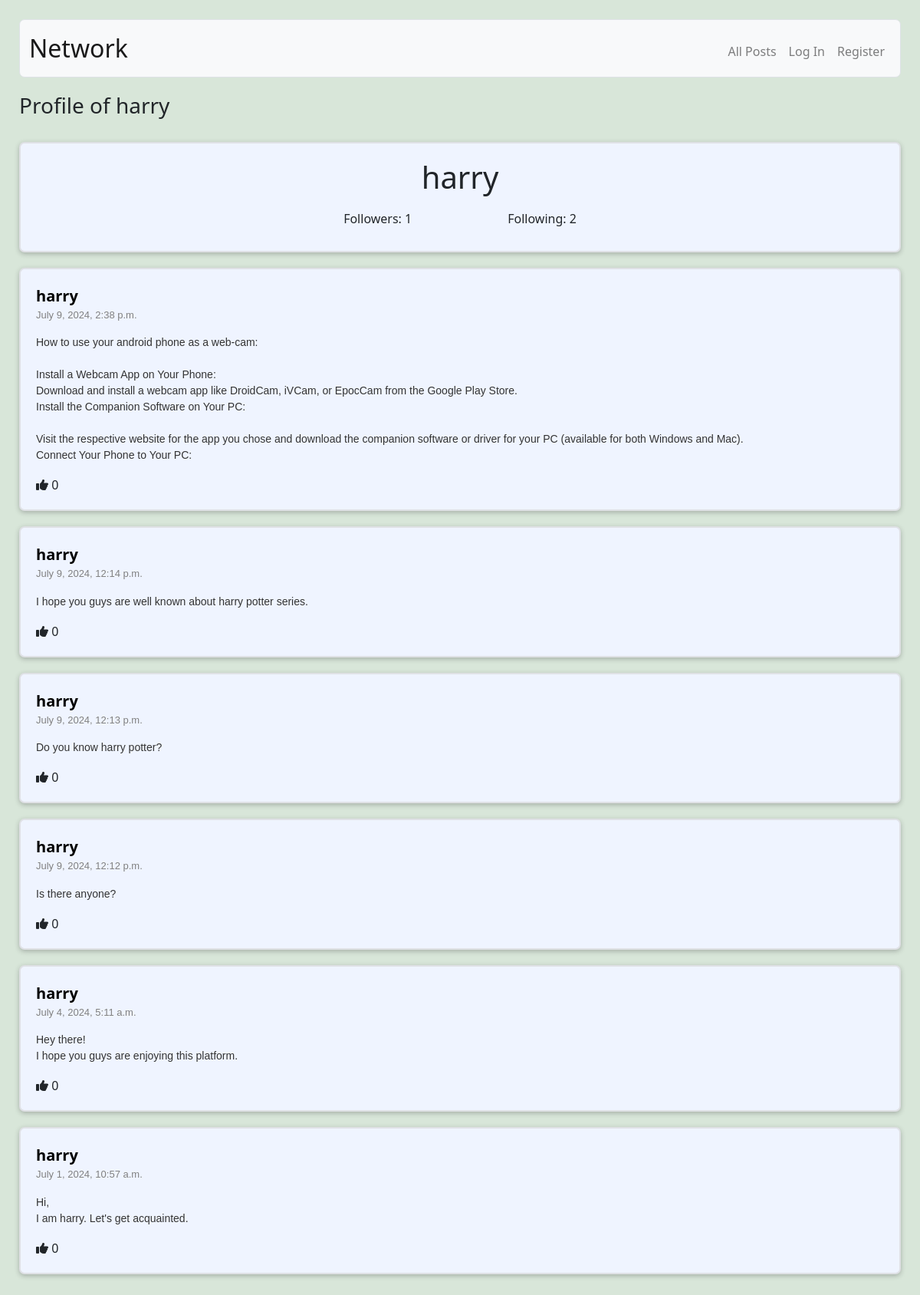
The page /profile/2 on the database its author committed.
### network/models.py (models this page shows)
class User(AbstractUser):
    pass

class Posts(models.Model):
    poster = models.ForeignKey(User, on_delete=models.CASCADE,
                               blank=True, null=True, related_name="user")
    post = models.TextField(blank=True)
    timestamp = models.DateTimeField(auto_now_add=True)
    def __str__(self):
        return f"{self.post}"

### network/views.py (the view)
# urls.py: path("profile/<int:id>", views.profile, name="profile"),
@csrf_exempt
def profile(request, id):
    pstr = User.objects.get(pk=id)
    posts = Posts.objects.filter(poster=pstr)
    psts = posts.order_by("-timestamp").all()
    paginator = Paginator(psts, 10)
    page_num = request.GET.get('page')
    pstPage = paginator.get_page(page_num)
    isFlwing = False
    liked_posts = []
    if request.user.is_authenticated:
        liked_posts = Like.objects.filter(
            liker=request.user).values_list('liked_post_id', flat=True)
    for post in pstPage:
        post.like_count = Like.objects.filter(liked_post=post).count()
    if request.method == "PUT":
        data = json.loads(request.body)
        if data.get("follow") is not None:
            if data["follow"]:
                if not Follow.objects.filter(usr=request.user, follower=pstr).exists():
                    f = Follow(usr=request.user, follower=pstr)
                    f.save()
                    isFlwing = True
            else:
                if Follow.objects.filter(usr=request.user, follower=pstr).exists():
                    d = Follow.objects.get(usr=request.user, follower=pstr)
                    d.delete()
                    isFlwing = False
            following = Follow.objects.filter(usr=pstr)
            follower = Follow.objects.filter(follower=pstr)
            return JsonResponse({
                'success': True,
                'following': following.count(),
                'follower': follower.count(),
                'isFollowing': isFlwing
            }, status=200)
    else:
        if request.user.is_authenticated:
            if Follow.objects.filter(usr=request.user, follower=pstr).exists():
                isFlwing = True
            else:
                isFlwing = False
        following = Follow.objects.filter(usr=pstr)
        follower = Follow.objects.filter(follower=pstr)
        return render(request, "network/index.html", {
            "posts": psts,
            "title": f"Profile of {pstr.username}",
            "paginPost": pstPage,
            "pro": pstr,
            "following": following,
            "follower": follower,
            "isFollowing": isFlwing,
            "liked": liked_posts
        })

### network/templates/network/index.html (shortened to what this page needs)
{% extends "network/layout.html" %}
{% load static %}
{% block body %}
    <h3>{{ title }}</h3>
    {% if pro %}
        <div class="post">
            <div class="lcd">
                <h1>{{ pro.username }}</h1>
            </div>
            <div class="lcd">
                <span class="fl" id="follower">Followers: {{ follower.count }}</span>
                <span class="fl" id="following">Following: {{ following.count }}</span>
            </div>
        </div>
    {% endif %}
    {% for post in paginPost %}
        <div class="post" id="post-{{ post.id }}">
            <div class="text">
                <strong><a href="{% url 'profile' post.poster.id %}">{{ post.poster }}</a></strong><br>
                <p>{{ post.timestamp }}</p>
            </div>
            <div class="text" id="pst-{{ post.id }}">
        <pre class="custom" id="pstpre-{{ post.id }}">{{ post }}</pre>
            </div>
            <div class="text" id="lkd-{{ post.id }}"><i class="fas fa-thumbs-up"></i> {{ post.like_count }}</div>
        </div>
    {% empty %}
        <div class="empty">No posts yet.</div>
    {% endfor %}
{% endblock %}

### network/static/network/styles.css (style rules this page uses)
body { margin: 20px; padding: 5px; background-color: #d8e6d9; }
strong { font-size: 20px; }
p { color: gray; font-size: 13px; font-family: arial; }
.lcd { display: flex; flex-direction: row; align-items: center; gap: 25px; justify-content: center; }
a { color: black; text-decoration: none; }
pre.custom { font-family: arial; color: #333; white-space: pre-wrap; }
.post { padding: 20px; border: 2px solid #dfe1e5; border-radius: 7px; box-shadow: 0 2px 6px rgba(32, 33, 36, .28); background-color: #eff4ff; display: flex; flex-direction: column; height: auto; width: 100%; margin: 20px 0; }
.fl { padding: 10px 0; margin: 0 50px; text-align: center; }
h3 { margin: 10px 0 10px 0; padding: 10px 0 10px 0; }

### rows shown on the page
User: username "harry"
Posts: poster "harry", timestamp "July 9, 2024, 2:38 p.m.", post "How to use your android phone as a web-cam: Install a Webcam App on Your Phone: Download and install a webcam app like DroidCam, iVCam, or EpocCam from the Google Play Store. Install the Companion Software on Your PC: Visit the respective website for the app you chose and download the companion software or driver for your PC (available for both Windows and Mac). Connect Your Phone to Your PC:", like_count "0"
Posts: poster "harry", timestamp "July 9, 2024, 12:14 p.m.", post "I hope you guys are well known about harry potter series.", like_count "0"
Posts: poster "harry", timestamp "July 9, 2024, 12:13 p.m.", post "Do you know harry potter?", like_count "0"
Posts: poster "harry", timestamp "July 9, 2024, 12:12 p.m.", post "Is there anyone?", like_count "0"
Posts: poster "harry", timestamp "July 4, 2024, 5:11 a.m.", post "Hey there! I hope you guys are enjoying this platform.", like_count "0"
Posts: poster "harry", timestamp "July 1, 2024, 10:57 a.m.", post "Hi, I am harry. Let's get acquainted.", like_count "0"

### other values the page prints
{{ title }} "Profile of harry"
{{ follower.count }} "1"
{{ following.count }} "2"
